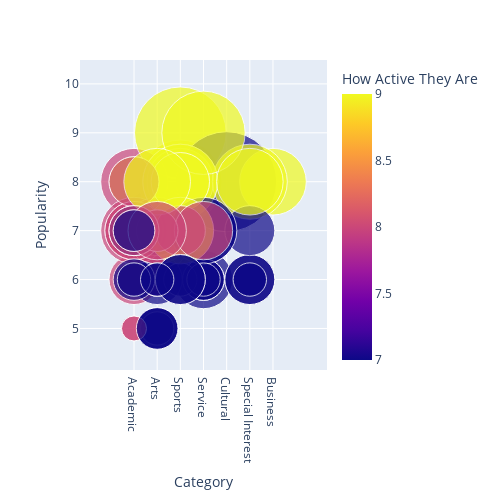

The cell this chart's notebook holds for it:
### Code cell
from pandas._libs.tslibs.offsets import delta_to_tick
import plotly.express as px
#fig = px.scatter(df, x = "Time Commitment", y = "Popularity", size = "Size", color = "Active Level", size_max = 10)
fig = px.scatter(df, x = "Category", y = "Popularity", size = "Size", hover_name = "RSO Name", color = "How Active They Are", size_max = 10)
fig.update_traces(marker=dict(sizemode='diameter'))
fig.update_layout(
    height=500,
    width=500
)
fig.show()

### Figure 1 — Plotly figure (JSON) as saved in the notebook; plotly's stock layout.template omitted (floating-point values rounded to 4 significant figures)
{"data": [{"hovertemplate": "<b>%{hovertext}</b><br><br>Category=%{x}<br>Popularity=%{y}<br>Size=%{marker.size}<br>How Active They Are=%{marker.color}<extra></extra>", "hovertext": ["Chess Club", "Photography Club", "Soccer Club", "Drama Society", "Mathematics Club", "Environmental Club", "Debate Team", "Music Ensemble", "Volleyball Club", "Red Cross Society", "Astronomy Club", "Cycling Club", "Film Society", "Computer Science Club", "Basketball Club", "Art Club", "Engineering Club", "Swimming Club", "Literary Society", "Marketing Club", "Gardening Club", "Dance Team", "History Club", "Football Club", "Physics Club", "International Students Club", "Model United Nations", "Running Club", "Cooking Club", "Robotics Club", "Tennis Club", "Animal Rights Club", "Psychology Club", "Science Fiction Society", "Ultimate Frisbee Club", "Amnesty International", "Art History Club", "Investment Club", "Martial Arts Club", "Fashion Club", "Geology Club", "Hiking Club", "Guitar Club", "Entrepreneurship Club", "Scuba Diving Club", "Chemistry Club", "Yoga Club", "Political Science Club", "E-Sports Club", "Creative Writing Society", "Aeronautics Club", "Tabletop Games Club", "Rugby Club", "Pre-Med Society", "Student Government", "Sustainability Club", "Acapella Group", "Astronomy Club", "Rowing Club", "Coding Club", "Fashion Design Club", "Debate Club", "Badminton Club", "Art History Club", "Rock Climbing Club", "Model Rocketry Club", "Student Newspaper", "Hiking Club", "History Club", "Music Production Club", "Eco Warriors Club", "Film Club", "Auto Enthusiasts Club", "Health and Fitness Club", "Chemical Engineering Society", "Chess Club", "Gaming Club", "Philosophy Club", "Golf Club", "Computer Graphics Club", "Creative Coding Society", "Art Therapy Club"], "legendgroup": "", "marker": {"color": [8, 7, 9, 7, 8, 7, 8, 8, 9, 7, 8, 9, 7, 8, 9, 7, 8, 9, 7, 9, 7, 8, 8, 9, 8, 7, 8, 9, 7, 8, 9, 7, 8, 7, 9, 7, 8, 8, 9, 7, 8, 9, 7, 9, 7, 8, 9, 8, 9, 8, 8, 7, 9, 8, 9, 7, 7, 8, 9, 8, 7, 8, 7, 8, 9, 7, 7, 8, 7, 9, 8, 8, 7, 7, 8, 8, 9, 7, 7, 8, 7, 7], "coloraxis": "coloraxis", "size": [30, 25, 40, 50, 20, 35, 25, 30, 35, 40, 15, 50, 30, 40, 45, 20, 25, 30, 20, 30, 25, 40, 20, 55, 25, 60, 40, 45, 30, 30, 35, 25, 30, 20, 35, 25, 20, 35, 40, 30, 20, 30, 25, 40, 30, 20, 35, 30, 45, 40, 25, 30, 45, 35, 50, 40, 20, 15, 35, 30, 25, 30, 20, 25, 40, 30, 20, 30, 25, 40, 35, 25, 20, 30, 30, 25, 40, 20, 30, 35, 25, 20], "sizemode": "diameter", "sizeref": 0.6, "symbol": "circle"}, "mode": "markers", "name": "", "orientation": "v", "showlegend": false, "type": "scatter", "x": ["Academic", "Arts", "Sports", "Arts", "Academic", "Service", "Academic", "Arts", "Sports", "Service", "Academic", "Sports", "Arts", "Academic", "Sports", "Arts", "Academic", "Sports", "Arts", "Academic", "Service", "Arts", "Academic", "Sports", "Academic", "Cultural", "Academic", "Sports", "Special Interest", "Academic", "Sports", "Service", "Academic", "Special Interest", "Sports", "Service", "Arts", "Academic", "Sports", "Arts", "Academic", "Sports", "Arts", "Business", "Special Interest", "Academic", "Sports", "Academic", "Special Interest", "Arts", "Academic", "Special Interest", "Sports", "Academic", "Service", "Service", "Arts", "Academic", "Sports", "Academic", "Arts", "Academic", "Sports", "Arts", "Sports", "Academic", "Service", "Sports", "Academic", "Arts", "Service", "Arts", "Special Interest", "Sports", "Academic", "Academic", "Special Interest", "Academic", "Sports", "Arts", "Academic", "Arts"], "xaxis": "x", "y": [6, 5, 8, 7, 6, 6, 7, 7, 8, 7, 5, 8, 6, 8, 8, 6, 7, 7, 5, 8, 6, 7, 6, 9, 7, 8, 7, 8, 6, 7, 8, 6, 7, 6, 8, 6, 6, 7, 8, 7, 6, 7, 5, 8, 6, 6, 8, 7, 8, 7, 7, 7, 8, 7, 9, 7, 6, 5, 8, 7, 5, 8, 6, 7, 7, 7, 6, 7, 6, 8, 7, 7, 6, 6, 7, 7, 8, 6, 6, 7, 7, 6], "yaxis": "y"}], "layout": {"coloraxis": {"colorbar": {"title": {"text": "How Active They Are"}}, "colorscale": [[0, "#0d0887"], [0.1111, "#46039f"], [0.2222, "#7201a8"], [0.3333, "#9c179e"], [0.4444, "#bd3786"], [0.5556, "#d8576b"], [0.6667, "#ed7953"], [0.7778, "#fb9f3a"], [0.8889, "#fdca26"], [1, "#f0f921"]]}, "height": 500, "legend": {"itemsizing": "constant", "tracegroupgap": 0}, "margin": {"t": 60}, "width": 500, "xaxis": {"anchor": "y", "domain": [0, 1], "title": {"text": "Category"}}, "yaxis": {"anchor": "x", "domain": [0, 1], "title": {"text": "Popularity"}}}}
